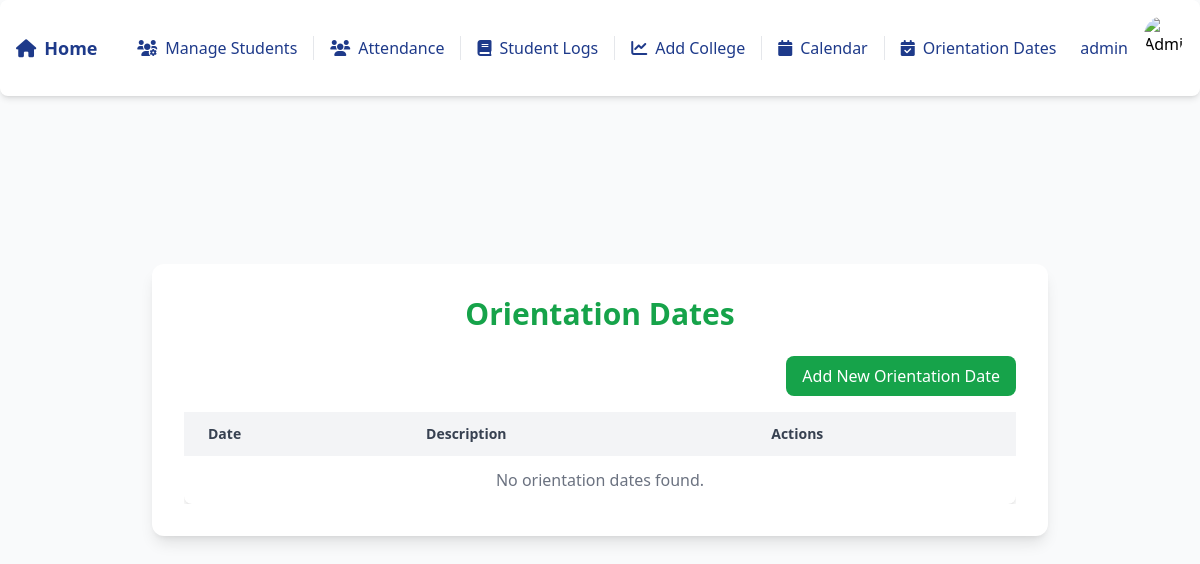
Before: /orientation-dates/ (signed in) with the older database file.
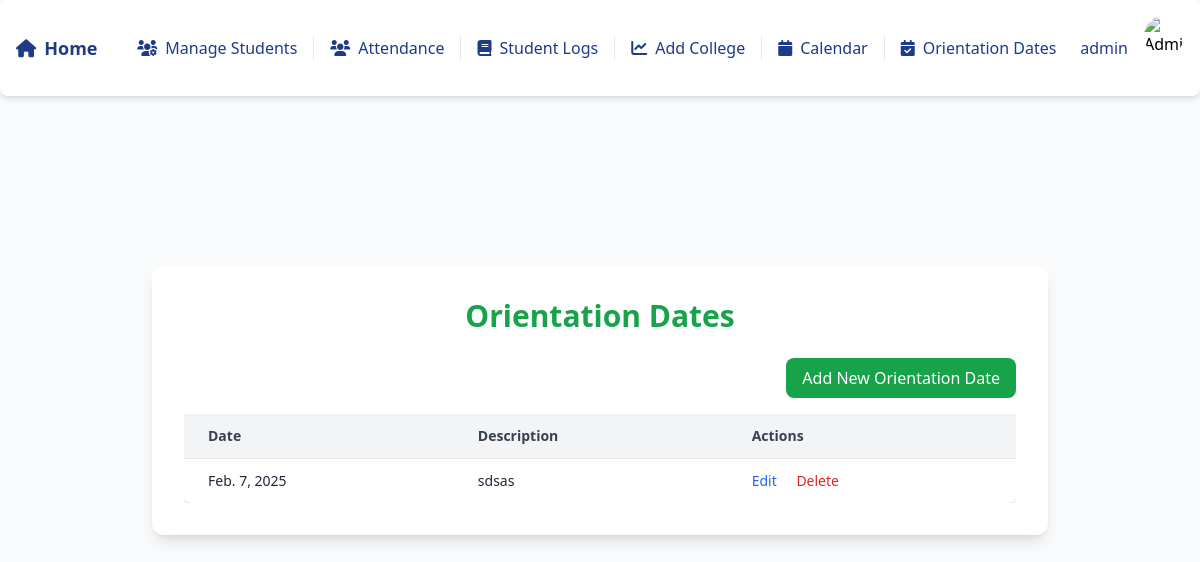
After: the same page with the newer database file.
### students/models.py (models this page shows, shortened)
class OrientationDate(models.Model):
    date = models.DateField(unique=True)
    description = models.CharField(max_length=255, blank=True, null=True)
    created_at = models.DateTimeField(auto_now_add=True)
    updated_at = models.DateTimeField(auto_now=True)

### students/views.py (the view)
    def wrap(request, *args, **kwargs):
        if not request.user.groups.filter(name='Admin').exists():
            return redirect('student_profile_list')
        return function(request, *args, **kwargs)

### students/views.py (called while the page is built)
def admin_required(function):
    def wrap(request, *args, **kwargs):
        if not request.user.groups.filter(name='Admin').exists():
            return redirect('student_profile_list')
        return function(request, *args, **kwargs)
    return wrap

@admin_required
def orientation_date_list(request):
    dates = OrientationDate.objects.all()
    return render(request, 'orientation_date_list.html', {'dates': dates})

### students/templates/orientation_date_list.html (shortened to what this page needs)
<!DOCTYPE html>
<html lang="en">
<head>
    <script src="https://cdn.tailwindcss.com"></script>
</head>
<body class="bg-gray-50">
<div class="flex justify-center items-center min-h-screen px-4 py-6">
    <div class="w-full max-w-4xl bg-white p-8 rounded-xl shadow-lg">
        {% include 'navbar.html' %}
        <h1 class="text-3xl font-semibold text-green-600 text-center mb-6">Orientation Dates</h1>
        <div class="flex justify-end mb-4">
            <a href="{% url 'add_orientation_date' %}" class="bg-green-600 text-white px-4 py-2 rounded-lg hover:bg-green-700 transition">Add New Orientation Date</a>
        </div>
        <div class="overflow-x-auto">
            <table class="min-w-full bg-white table-auto shadow-md rounded-lg">
                <thead class="bg-gray-100">
                    <tr>
                        <th class="py-3 px-6 text-left text-sm font-semibold text-gray-700">Date</th>
                        <th class="py-3 px-6 text-left text-sm font-semibold text-gray-700">Description</th>
                        <th class="py-3 px-6 text-left text-sm font-semibold text-gray-700">Actions</th>
                    </tr>
                </thead>
                <tbody>
                    {% for date in dates %}
                        <tr class="border-t border-gray-200">
                            <td class="py-3 px-6 text-sm text-gray-800">{{ date.date }}</td>
                            <td class="py-3 px-6 text-sm text-gray-800">{{ date.description }}</td>
                            <td class="py-3 px-6 text-sm text-gray-800">
                                <a href="{% url 'edit_orientation_date' date.pk %}" class="text-blue-600 hover:text-blue-800 hover:underline mr-4">Edit</a>
                                <button onclick="openDialog('{{ date.pk }}')" class="text-red-600 hover:text-red-800 hover:underline">Delete</button>
                            </td>
                        </tr>
                    {% empty %}
                        <tr>
                            <td colspan="3" class="py-3 px-6 text-center text-gray-500">No orientation dates found.</td>
                        </tr>
                    {% endfor %}
                </tbody>
            </table>
        </div>
    </div>
</div>
</body>
</html>

Changed rows visible on the page:
added OrientationDate: date "Feb. 7, 2025", description "sdsas"
Other visible differences:
text no longer shown: "No orientation dates found."
